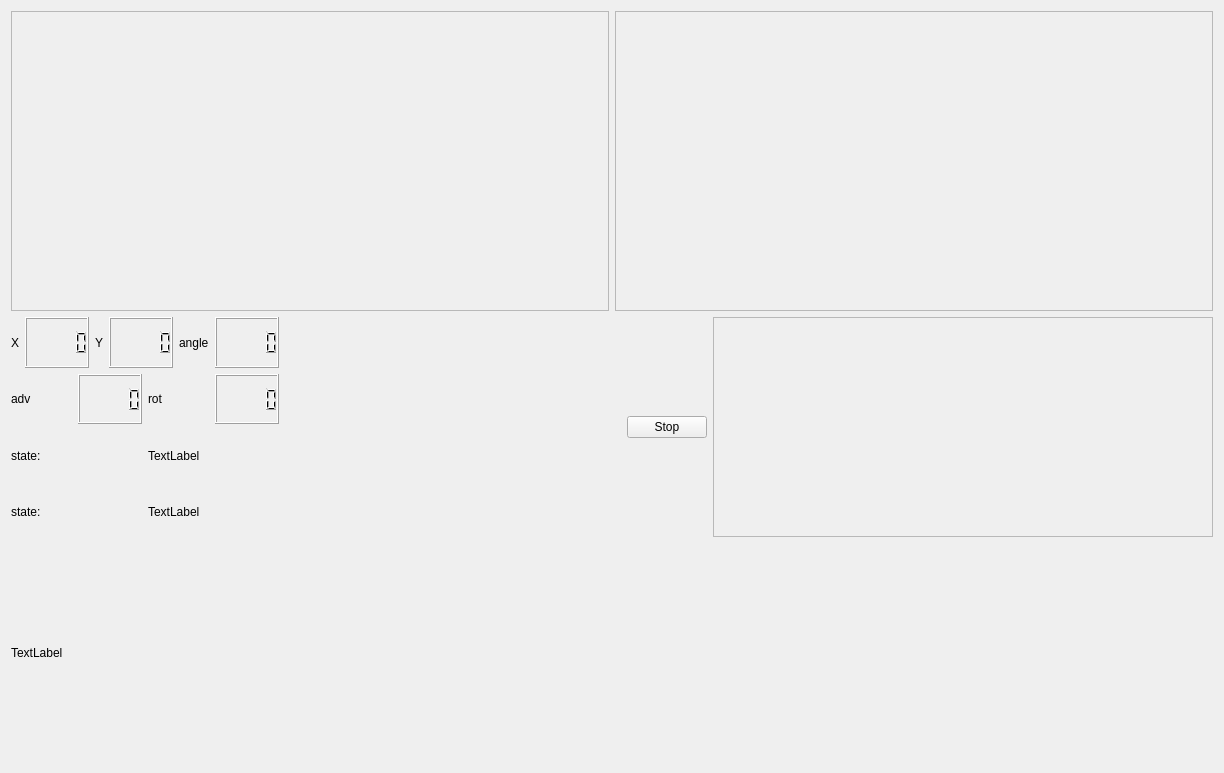
<?xml version="1.0" encoding="UTF-8"?>
<ui version="4.0">
 <class>guiDlg</class>
 <widget class="QWidget" name="guiDlg">
  <property name="geometry">
   <rect>
    <x>0</x>
    <y>0</y>
    <width>1224</width>
    <height>773</height>
   </rect>
  </property>
  <property name="windowTitle">
   <string>Localiser</string>
  </property>
  <layout class="QVBoxLayout" name="verticalLayout_3">
   <item>
    <layout class="QVBoxLayout" name="verticalLayout_2">
     <item>
      <layout class="QHBoxLayout" name="horizontalLayout_17">
       <item>
        <widget class="QFrame" name="frame">
         <property name="sizePolicy">
          <sizepolicy hsizetype="Expanding" vsizetype="Preferred">
           <horstretch>0</horstretch>
           <verstretch>0</verstretch>
          </sizepolicy>
         </property>
         <property name="minimumSize">
          <size>
           <width>500</width>
           <height>300</height>
          </size>
         </property>
         <property name="frameShape">
          <enum>QFrame::StyledPanel</enum>
         </property>
         <property name="frameShadow">
          <enum>QFrame::Raised</enum>
         </property>
        </widget>
       </item>
       <item>
        <widget class="QFrame" name="frame_room">
         <property name="sizePolicy">
          <sizepolicy hsizetype="Expanding" vsizetype="Preferred">
           <horstretch>0</horstretch>
           <verstretch>0</verstretch>
          </sizepolicy>
         </property>
         <property name="minimumSize">
          <size>
           <width>500</width>
           <height>300</height>
          </size>
         </property>
         <property name="frameShape">
          <enum>QFrame::StyledPanel</enum>
         </property>
         <property name="frameShadow">
          <enum>QFrame::Raised</enum>
         </property>
        </widget>
       </item>
      </layout>
     </item>
     <item>
      <layout class="QHBoxLayout" name="horizontalLayout_11">
       <item>
        <layout class="QHBoxLayout" name="horizontalLayout_10">
         <item>
          <layout class="QVBoxLayout" name="verticalLayout">
           <item>
            <layout class="QHBoxLayout" name="horizontalLayout_7">
             <item>
              <layout class="QHBoxLayout" name="horizontalLayout_2">
               <item>
                <widget class="QLabel" name="label">
                 <property name="text">
                  <string>X</string>
                 </property>
                </widget>
               </item>
               <item>
                <widget class="QLCDNumber" name="lcdNumber_x">
                 <property name="font">
                  <font>
                   <bold>true</bold>
                  </font>
                 </property>
                </widget>
               </item>
              </layout>
             </item>
             <item>
              <layout class="QHBoxLayout" name="horizontalLayout_3">
               <item>
                <widget class="QLabel" name="label_2">
                 <property name="text">
                  <string>Y</string>
                 </property>
                </widget>
               </item>
               <item>
                <widget class="QLCDNumber" name="lcdNumber_y">
                 <property name="font">
                  <font>
                   <bold>true</bold>
                  </font>
                 </property>
                </widget>
               </item>
              </layout>
             </item>
             <item>
              <layout class="QHBoxLayout" name="horizontalLayout_6">
               <item>
                <widget class="QLabel" name="label_3">
                 <property name="text">
                  <string>angle</string>
                 </property>
                </widget>
               </item>
               <item>
                <widget class="QLCDNumber" name="lcdNumber_angle">
                 <property name="font">
                  <font>
                   <bold>true</bold>
                  </font>
                 </property>
                </widget>
               </item>
              </layout>
             </item>
            </layout>
           </item>
           <item>
            <layout class="QHBoxLayout" name="horizontalLayout_8">
             <item>
              <layout class="QHBoxLayout" name="horizontalLayout_4">
               <item>
                <widget class="QLabel" name="label_4">
                 <property name="text">
                  <string>adv</string>
                 </property>
                </widget>
               </item>
               <item>
                <widget class="QLCDNumber" name="lcdNumber_adv"/>
               </item>
              </layout>
             </item>
             <item>
              <layout class="QHBoxLayout" name="horizontalLayout_5">
               <item>
                <widget class="QLabel" name="label_5">
                 <property name="text">
                  <string>rot</string>
                 </property>
                </widget>
               </item>
               <item>
                <widget class="QLCDNumber" name="lcdNumber_rot"/>
               </item>
              </layout>
             </item>
            </layout>
           </item>
           <item>
            <layout class="QHBoxLayout" name="horizontalLayout">
             <item>
              <widget class="QLabel" name="label_state_name">
               <property name="text">
                <string>state:</string>
               </property>
              </widget>
             </item>
             <item>
              <widget class="QLabel" name="label_state">
               <property name="text">
                <string>TextLabel</string>
               </property>
              </widget>
             </item>
            </layout>
           </item>
           <item>
            <layout class="QHBoxLayout" name="horizontalLayout_9">
             <item>
              <widget class="QLabel" name="label_state_name_2">
               <property name="text">
                <string>state:</string>
               </property>
              </widget>
             </item>
             <item>
              <widget class="QLabel" name="label_state_2">
               <property name="text">
                <string>TextLabel</string>
               </property>
              </widget>
             </item>
            </layout>
           </item>
          </layout>
         </item>
         <item>
          <spacer name="horizontalSpacer">
           <property name="orientation">
            <enum>Qt::Horizontal</enum>
           </property>
           <property name="sizeHint" stdset="0">
            <size>
             <width>40</width>
             <height>20</height>
            </size>
           </property>
          </spacer>
         </item>
         <item>
          <widget class="QPushButton" name="pushButton_stop">
           <property name="text">
            <string>Stop</string>
           </property>
           <property name="checkable">
            <bool>true</bool>
           </property>
          </widget>
         </item>
        </layout>
       </item>
       <item>
        <widget class="QFrame" name="frame_plot_error">
         <property name="minimumSize">
          <size>
           <width>500</width>
           <height>0</height>
          </size>
         </property>
         <property name="frameShape">
          <enum>QFrame::StyledPanel</enum>
         </property>
         <property name="frameShadow">
          <enum>QFrame::Raised</enum>
         </property>
        </widget>
       </item>
      </layout>
     </item>
     <item>
      <widget class="QLabel" name="label_img">
       <property name="minimumSize">
        <size>
         <width>300</width>
         <height>100</height>
        </size>
       </property>
       <property name="text">
        <string>TextLabel</string>
       </property>
      </widget>
     </item>
    </layout>
   </item>
  </layout>
 </widget>
 <resources/>
 <connections/>
</ui>
